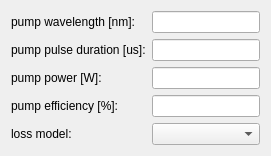
          <widget class="QWidget" name="scrollAreaWidgetContents_Excitation">
           <property name="geometry">
            <rect>
             <x>0</x>
             <y>0</y>
             <width>0</width>
             <height>0</height>
            </rect>
           </property>
           <layout class="QFormLayout" name="formLayout_3">
            <property name="fieldGrowthPolicy">
             <enum>QFormLayout::AllNonFixedFieldsGrow</enum>
            </property>
            <item row="0" column="0">
             <widget class="QLabel" name="label_pump_wavelen">
              <property name="text">
               <string>pump wavelength [nm]:</string>
              </property>
             </widget>
            </item>
            <item row="0" column="1">
             <widget class="QLineEdit" name="lineEdit_pump_wavelen">
              <property name="alignment">
               <set>Qt::AlignRight|Qt::AlignTrailing|Qt::AlignVCenter</set>
              </property>
             </widget>
            </item>
            <item row="1" column="0">
             <widget class="QLabel" name="label_pump_duration">
              <property name="text">
               <string>pump pulse duration [us]:</string>
              </property>
             </widget>
            </item>
            <item row="1" column="1">
             <widget class="QLineEdit" name="lineEdit_pump_duration">
              <property name="alignment">
               <set>Qt::AlignRight|Qt::AlignTrailing|Qt::AlignVCenter</set>
              </property>
             </widget>
            </item>
            <item row="2" column="0">
             <widget class="QLabel" name="label_pump_power">
              <property name="text">
               <string>pump power [W]:</string>
              </property>
             </widget>
            </item>
            <item row="2" column="1">
             <widget class="QLineEdit" name="lineEdit_pump_power">
              <property name="alignment">
               <set>Qt::AlignRight|Qt::AlignTrailing|Qt::AlignVCenter</set>
              </property>
             </widget>
            </item>
            <item row="3" column="0">
             <widget class="QLabel" name="label_pump_efficiency">
              <property name="text">
               <string>pump efficiency [%]:</string>
              </property>
             </widget>
            </item>
            <item row="3" column="1">
             <widget class="QLineEdit" name="lineEdit_pump_efficiency">
              <property name="alignment">
               <set>Qt::AlignRight|Qt::AlignTrailing|Qt::AlignVCenter</set>
              </property>
             </widget>
            </item>
            <item row="4" column="0">
             <widget class="QLabel" name="label_loss_model_class">
              <property name="text">
               <string>loss model:</string>
              </property>
             </widget>
            </item>
            <item row="4" column="1">
             <widget class="QComboBox" name="comboBox_loss_model_class"/>
            </item>
           </layout>
          </widget>
